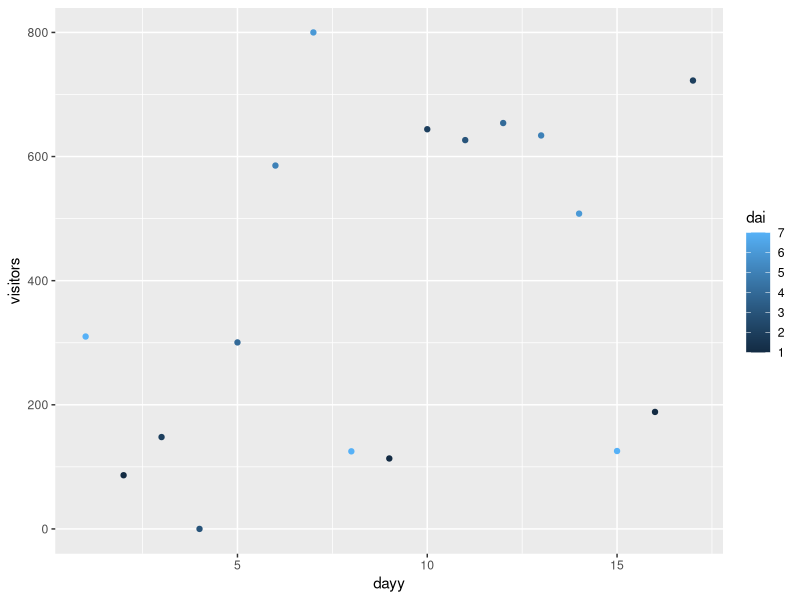
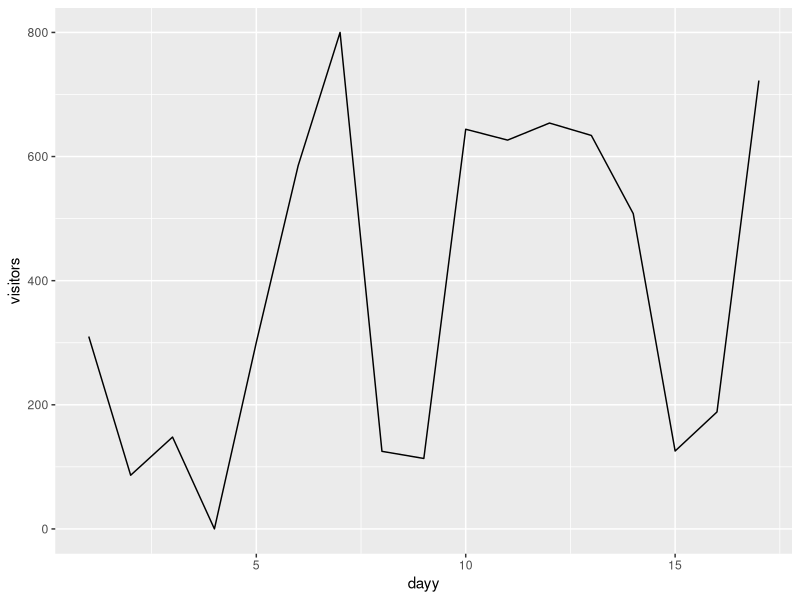
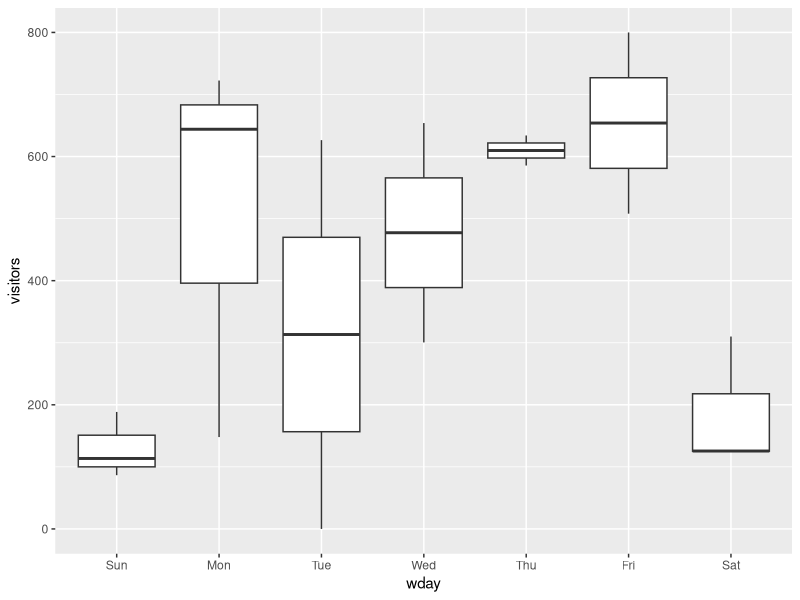

These figures' R source, in order:
library(tidyverse)
library(lubridate)

tib <- read_csv("HSL-2017-07-01-18.csv")

tib <- tib %>% mutate(dayy=mday(mdy_hm(date)),dai=wday(mdy_hm(date)))

# https://rpubs.com/davoodastaraky/lubridate
# sunday = 1

ggplot(data=tib) + geom_point(mapping=aes(x=dayy,y=visitors,color=dai))
ggplot(tib,aes(dayy,visitors)) + geom_line()

# http://r4ds.had.co.nz/model-building.html#what-affects-the-number-of-daily-flights

tib <- tib %>%
  mutate(wday=wday(mdy_hm(date),label=TRUE))
ggplot(tib,aes(wday,visitors)) + geom_boxplot()
